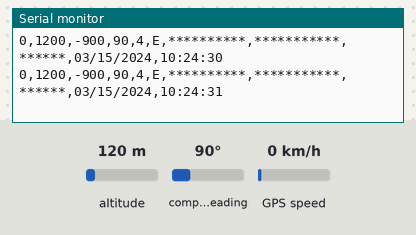
The sketch below on a simulated Arduino Uno, built with avr-gcc and run on an emulated ATmega328P. On the bench: the last lines printed to the serial monitor. The test bench sets the inputs (shaded band); at power-on: compass heading 90°, altitude 120 m, GPS speed 0 km/h. The GPS gets a fix after 3 s at 37.7749, -122.4194 with 8 satellites.

Above: at 1.2 s.
1.3 s: compass heading set to 180°
At 2.8 s:
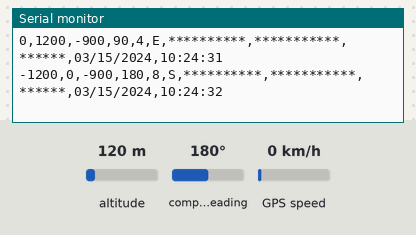
4.5 s: compass heading set to 7°
At 5.4 s:
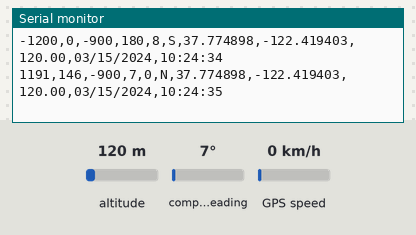
7.5 s: compass heading set to 90°
At 8.8 s:
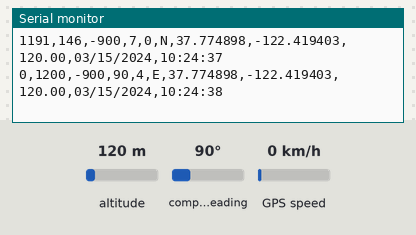
10.5 s: compass heading set to 269°
At 11.8 s:
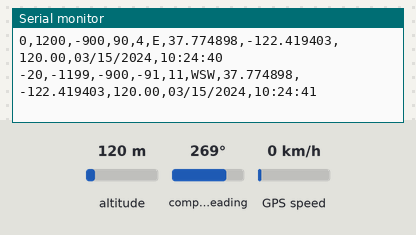
13.5 s: compass heading set to 352°
At 14.7 s:
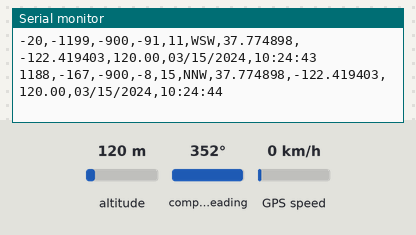

The sketch:

interface.ino
```cpp
#include <Arduino.h>
#include <Wire.h>
#include <QMC5883LCompass.h>
#include <TinyGPS++.h>
#include <SoftwareSerial.h>

/*
   It requires the use of SoftwareSerial, and assumes that you have a
   4800-baud serial GPS device hooked up on pins 0(rx) and 1(tx).
*/
static const int TXPin = 1, RXPin = 0;
static const uint32_t GPSBaud = 9600;

// The TinyGPS++ object
TinyGPSPlus gps;

// The serial connection to the GPS device
SoftwareSerial ss(RXPin, TXPin);

// Create a compass
QMC5883LCompass compass;

// Compass Config
// Mode Control (MODE)
byte standby = 0x00;
byte continuous = 0x01;

// Output Data Rate (ODR)
byte HZ10 = 0x00; // 10 HZ
byte HZ50 = 0x04; // 50 HZ
byte HZ100 = 0x08; // 100 HZ
byte HZ200 = 0x0C; // 200 HZ

// Full Scale (RNG)
byte G2 = 0x00; // +/- 2 Gauss range
byte G8 = 0x10; // +/- 8 Gauss range

// Over Sample Ratio (OSR)
byte r64 = 0xC0;
byte r128 = 0x80;
byte r256 = 0x40;
byte r512 = 0x00;

void setup()
{
  Serial.begin(9600);
  Wire.begin();
  ss.begin(GPSBaud);
  compass.init();
  compass.setMode(continuous, HZ200, G8, r512);
  // Redo calibration in new location
  compass.setCalibrationOffsets(146.00, -111.00, -632.00);
  compass.setCalibrationScales(0.90, 0.89, 1.32);
  // Print header row
  Serial.println(F("X,Y,Z,Azimuth,Bearing,Direction,Latitude,Longitude,Altitude,Date,Time"));
}

static void smartDelay(unsigned long ms)
{
  unsigned long start = millis();
  do
  {
    while (ss.available())
      gps.encode(ss.read());
  } while (millis() - start < ms);
}

static void printInt(unsigned long val, bool valid, int len)
{
  char sz[32] = "*****************";
  if (valid)
    sprintf(sz, "%ld", val);
  sz[len] = 0;
  for (int i=strlen(sz); i<len; ++i)
    sz[i] = ' ';
  if (len > 0)
    sz[len-1] = ' ';
  Serial.print(sz);
  smartDelay(0);
}

static void printFloat(float val, bool valid, int len, int prec)
{
  if (!valid)
  {
    while (len-- > 1)
      Serial.print('*');
  }
  else
  {
    Serial.print(val, prec);
    /*
    int vi = abs((int)val);
    int flen = prec + (val < 0.0 ? 2 : 1); // . and -
    flen += vi >= 1000 ? 4 : vi >= 100 ? 3 : vi >= 10 ? 2 : 1;
    for (int i=flen; i<len; ++i)
      Serial.print(' ');
      */
  }
  smartDelay(0);
}

static void printDateTime(TinyGPSDate &d, TinyGPSTime &t)
{
  if (!d.isValid())
  {
    Serial.print(F("**********,"));
  }
  else
  {
    char sz[32];
    sprintf(sz, "%02d/%02d/%02d,", d.month(), d.day(), d.year());
    Serial.print(sz);
  }

  if (!t.isValid())
  {
    Serial.print(F("********"));
  }
  else
  {
    char sz[32];
    sprintf(sz, "%02d:%02d:%02d", t.hour(), t.minute(), t.second());
    Serial.print(sz);
  }

  //printInt(d.age(), d.isValid(), 5);
  smartDelay(0);
}

void displayMagInfo(){
  int x, y, z, a, b;
	char myArray[3];

  x = compass.getX();
	y = compass.getY();
	z = compass.getZ();

	a = compass.getAzimuth();

	b = compass.getBearing(a);

	compass.getDirection(myArray, a);

	Serial.print(x);
  Serial.print(F(","));
	Serial.print(y);
  Serial.print(F(","));
	Serial.print(z);
  Serial.print(F(","));
	Serial.print(a);
  Serial.print(F(","));
	Serial.print(b);
  Serial.print(F(","));
  //strcmp returns 0 if strings are the same
  if (myArray[0] != ' ')
	  Serial.print(myArray[0]);
  if (myArray[1] != ' ')
	  Serial.print(myArray[1]);
  if (myArray[2] != ' ')
	  Serial.print(myArray[2]);
}

void displayGPSInfo() {
  Serial.print(F(","));
  printFloat(gps.location.lat(), gps.location.isValid(), 11, 6);
  Serial.print(F(","));
  printFloat(gps.location.lng(), gps.location.isValid(), 12, 6);
  Serial.print(F(","));
  printFloat(gps.altitude.meters(), gps.altitude.isValid(), 7, 2);
  Serial.print(F(","));
  printDateTime(gps.date, gps.time);
  Serial.println();
}

void loop()
  {
    // This sketch displays information every time a new sentence is correctly encoded.
    while (ss.available()){
      //Serial.println(F("is available"));
      if (gps.encode(ss.read())){
        //Serial.println(F("read"));
        compass.read();
        displayMagInfo();
        displayGPSInfo();
      }
      //else
        //Serial.println(F("not read"));
    }
    //else
     //Serial.println(F("NOT available"));
    //smartDelay(1000);

    if (millis() > 5000 && gps.charsProcessed() < 10)
      Serial.println(F("No GPS data received: check wiring"));
    }
```

Measured:
- after the input at 1.3 s, the serial monitor: prints a new line after 0.72 s (image 1)
- after the input at 4.5 s, the serial monitor: prints a new line after 0.53 s (image 2)
- after the input at 7.5 s, the serial monitor: prints a new line after 0.53 s (image 3)
- after the input at 10.5 s, the serial monitor: prints a new line after 0.53 s (image 4)
- after the input at 13.5 s, the serial monitor: prints a new line after 0.53 s (image 5)
